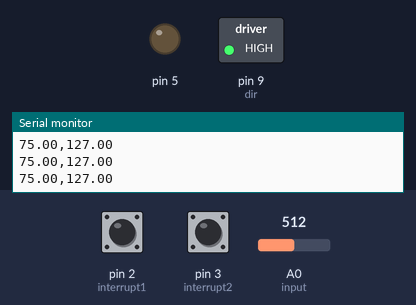
Bench run of a sketch on a simulated Arduino Uno, built with avr-gcc and run on an emulated ATmega328P. On the bench: switched loads named in the sketch (green lamp = pin HIGH), output pins drawn as LEDs (lit = HIGH), the last lines printed to the serial monitor. Inputs (shaded band) come from the test bench; at power-on: A0 (input) = 512, pin 2 (interrupt1) HIGH, pin 3 (interrupt2) HIGH.

Above: at 6.3 s.
6.4 s: A0 (input) set to 40
At 7.68 s:
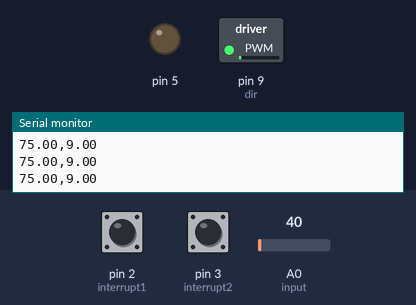
9.4 s: A0 (input) set to 306
11.1 s: A0 (input) set to 236
14.1 s: A0 (input) set to 228
17.1 s: A0 (input) set to 122
At 19.12 s:
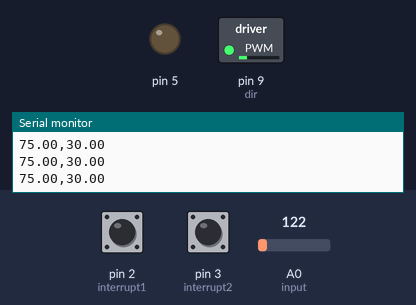
20.1 s: A0 (input) set to 511
Timing chart, 0 to 22.6 s (numbered marks = the images above; inputs shaded):
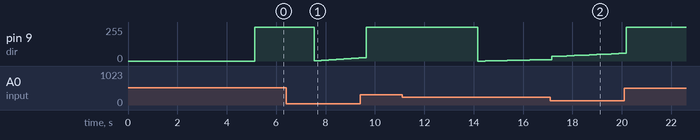

Measured:
- after the input at 6.4 s, pin 9 (dir): 255/255 → 2/255 after 1.1 s, → 6/255 0.30 s later, → 10/255 0.30 s later, → 14/255 0.30 s later, … (7 changes in this stretch)

The sketch:

PID_DC_motor.ino
```cpp
#define interrupt1 2
#define interrupt2 3
int spd=5;
int dir=9;
int input=A0;

volatile long change;
double dt, last_time;
double integral, previous, output = 0;
double kp, ki, kd;
double setpoint = 75.00;

void setup()
{
  pinMode(interrupt1,INPUT_PULLUP);
  pinMode(interrupt2,INPUT_PULLUP);
  attachInterrupt(digitalPinToInterrupt(interrupt1), blink1, CHANGE);
  attachInterrupt(digitalPinToInterrupt(interrupt2), blink2, CHANGE);
  pinMode(5,OUTPUT);
  pinMode(9,OUTPUT);
  kp = 0.8;
  ki = 0.20;
  kd = 0.001;
  last_time = 0;
  Serial.begin(9600);

  for(int i = 0; i < 50; i++)
  {
    Serial.print(setpoint);
    Serial.print(",");
    Serial.println(0);
    delay(100);
  }
  delay(100);
}

void blink1() {
  noInterrupts();
  int stateA = digitalRead(interrupt1);
  int stateB = digitalRead(interrupt2);


  if (stateA == stateB) {
    change++;
  }
  else {
    change--;
  }
  interrupts();

}

void blink2() {
  noInterrupts();
  int stateA = digitalRead(interrupt1);
  int stateB = digitalRead(interrupt2);


  if (stateA != stateB) {
    change++;
  }
  else {
    change--;
  }
  interrupts();

}


void loop()
{
  double now = millis();
  dt = (now - last_time)/1000.00;
  last_time = now;

  double actual = map(analogRead(input), 0, 1024, 0, 255);
  double error = setpoint - actual;
  output = pid(error);

  analogWrite(dir, output);

  // Setpoint VS Actual
  Serial.print(setpoint);
  Serial.print(",");
  Serial.println(actual);

  // Error
  //Serial.println(error);

  delay(300);
}

double pid(double error)
{
  double proportional = error;
  integral += error * dt;
  double derivative = (error - previous) / dt;
  previous = error;
  double output = (kp * proportional) + (ki * integral) + (kd * derivative);
  return output;
}
```
